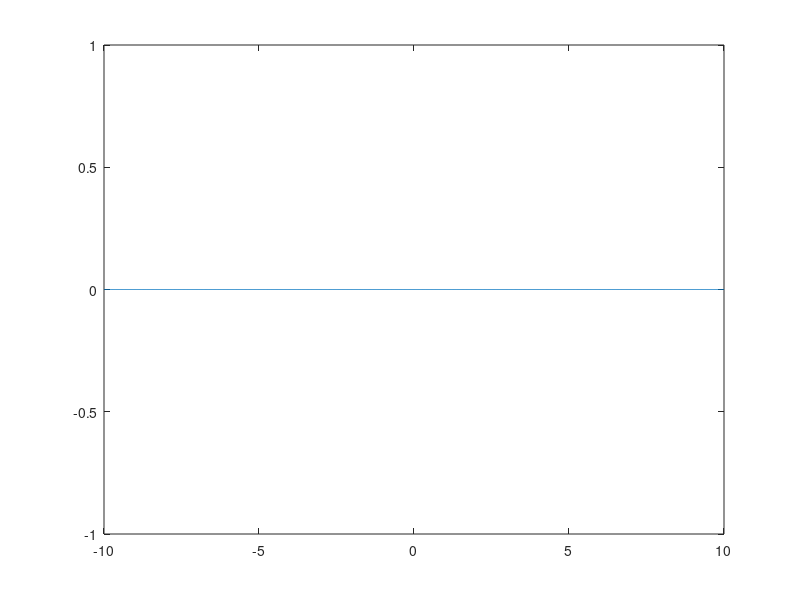

The MATLAB script that drew this image:
t=-10:0.01:10;
z=zeros(1,length(t));

while(1)
    
    a=input('wish to add:');
    if(a==1)
        y(1:length(t))=addsignals(t);
        z=y+z;
        
    else
        break;
    end
    
end

plot(t,z);